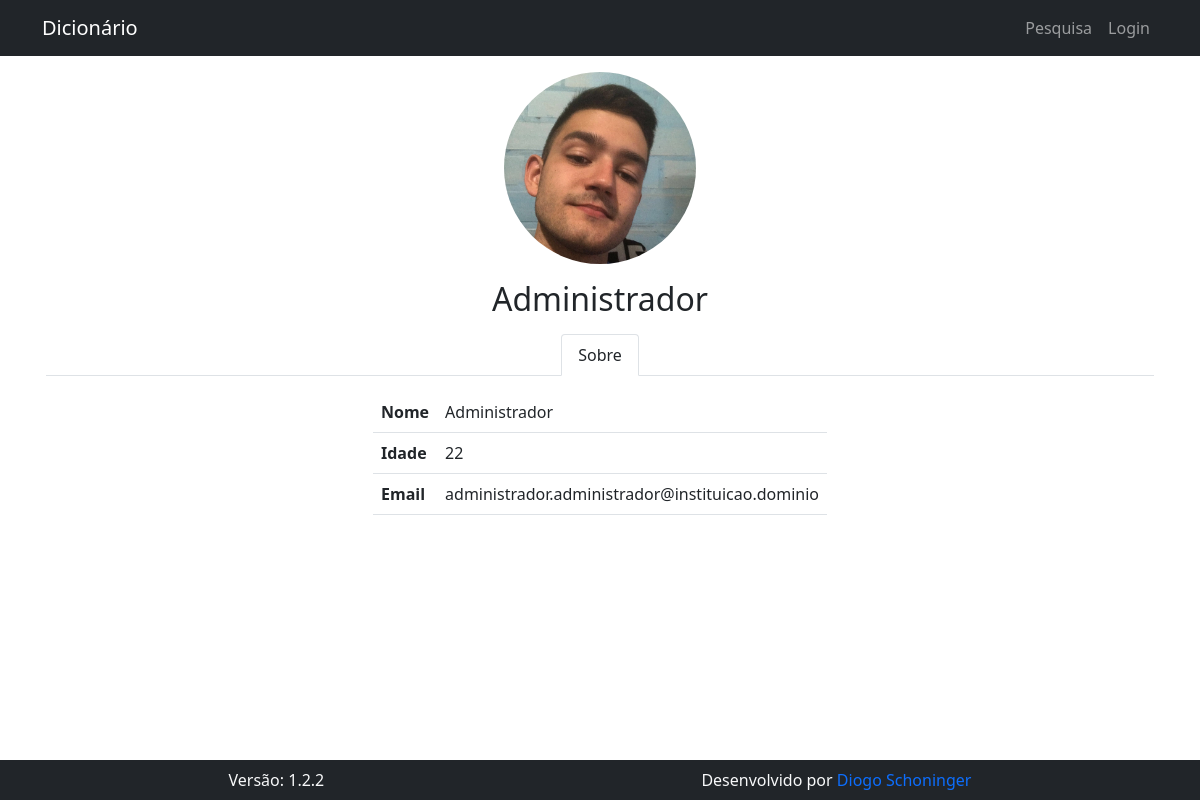
The app's page /pages/user/perfil.php?id_usuario=1, older data.
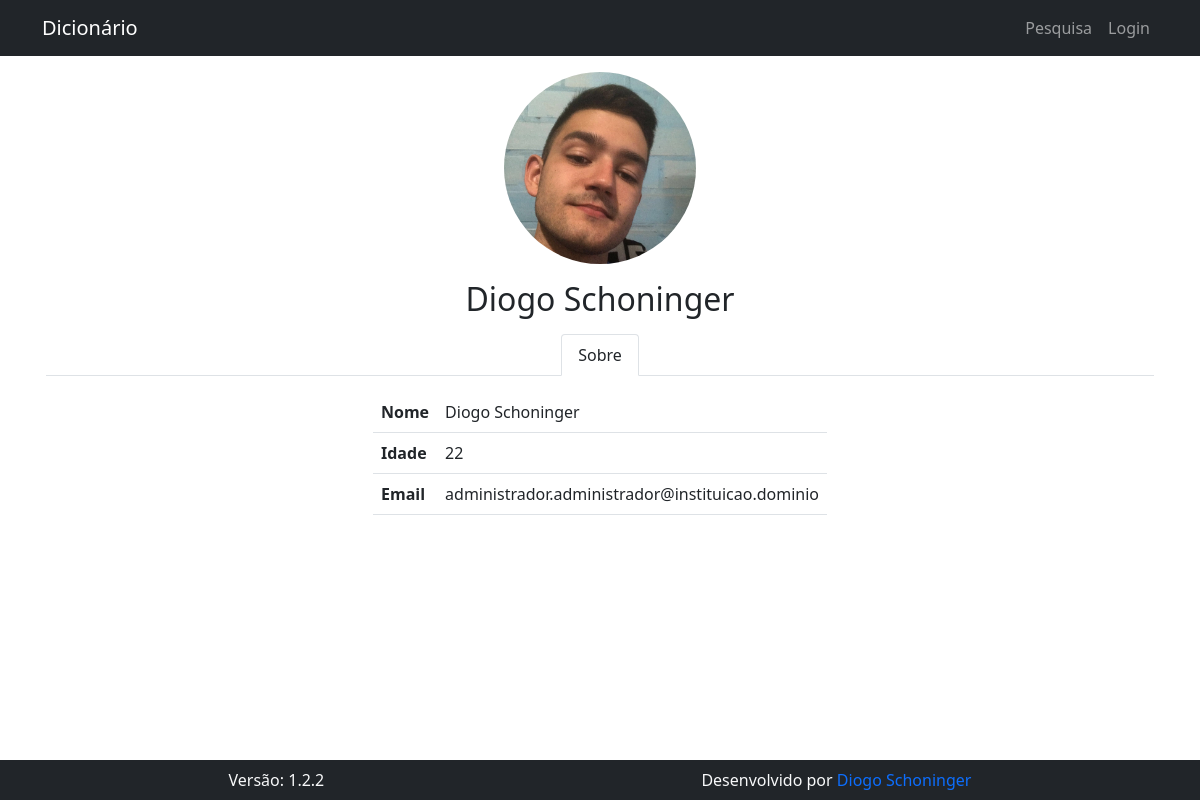
The same page, newer data.
### tables this page shows
CREATE TABLE IF NOT EXISTS `usuario` (
  `id_usuario` int(11) NOT NULL AUTO_INCREMENT,
  `nome_usuario` text NOT NULL,
  `email` varchar(128) NOT NULL,
  `cpf` varchar(11) NOT NULL,
  `data_nasc` date NOT NULL,
  `senha` text NOT NULL,
  `nivel` int(1) NOT NULL,
  `primeiro_acesso` int(1) NOT NULL DEFAULT 1,
  `id_responsavel` int(1) NOT NULL,
  `foto` text DEFAULT NULL,
  PRIMARY KEY (`id_usuario`),
  UNIQUE KEY `email` (`email`),
  UNIQUE KEY `cpf` (`cpf`)
);

### config.php (called while the page is built, shortened)
<?php
  $url_atual = $_SERVER["REQUEST_URI"];
?>

### pages/user/perfil.php (the view, shortened to what this page needs)
<?php
  require_once "../../config.php";
  require_once TEMPLATE_HEADER;
?>
<?php
  if (!isset($_GET["id_usuario"])) {
    if (!isset($_SESSION["id_usuario"])) {
      header("Location: " . BASE_URL);
      exit();
    }
    $usuario["id_usuario"]   = $_SESSION["id_usuario"];
    $usuario["nome_usuario"] = $_SESSION["nome_usuario"];
    $usuario["data_nasc"]    = $_SESSION["data_nasc"];
    $usuario["email"]        = $_SESSION["email"];
    $usuario["foto"]         = $_SESSION["foto"];
    $usuario["nivel"]        = $_SESSION["nivel"];
    $config = true;
  } else {
    $conn = open_db();
    $id_usuario = mysqli_real_escape_string($conn, $_GET["id_usuario"]);
    $result = $conn->query("SELECT id_usuario, nome_usuario, data_nasc, email, foto, nivel FROM usuario WHERE id_usuario = $id_usuario");
    if ($result->num_rows !== 1) {
      header("Location: " . BASE_URL);
      exit();
    } else $usuario = $result->fetch_array();
  }
?>
<div class="row g-0 gap-3">
  <img class="row g-0 mx-auto rounded-circle" src="<?php echo BASE_URL; echo $usuario["foto"] ?? IMG_DEFAULT ?>" style="width: 12rem; height: 12rem; object-fit: cover">
  <h1 class="row g-0 justify-content-center fs-2 m-0"><?php echo $usuario["nome_usuario"] ?></h1>
</div>
<div class="row g-0 gap-3">
  <div class="nav nav-tabs justify-content-center" id="nav-tab" role="tablist">
    <button class="nav-link text-dark active" id="nav-tab-sobre" data-bs-toggle="tab" data-bs-target="#nav-sobre" type="button" role="tab" aria-controls="nav-sobre" aria-selected="false">Sobre</button>
  </div>
  <div class="tab-content col-auto mx-auto" id="nav-tabContent">
    <div class="tab-pane fade show active" id="nav-sobre" role="tabpanel" aria-labelledby="nav-tab-sobre">
      <table class="table m-0">
        <tr>
          <th>Nome</th>
          <td><?php echo $usuario["nome_usuario"] ?></td>
        </tr>
        <tr>
          <th>Idade</th>
          <?php
            $data = explode( "-", $usuario["data_nasc"] );
            $ano_nasc = $data[0];
            $ano_atual = date("Y");
            $usuario["idade"] = $ano_atual - $ano_nasc;
          ?>
          <td><?php echo $usuario["idade"] ?></td>
        </tr>
        <tr>
          <th>Email</th>
          <td class="text-break"><?php echo $usuario["email"] ?></td>
        </tr>
      </table>
    </div>
  </div>
</div>
<?php require_once TEMPLATE_FOOTER ?>

### src/templates/header.php (shortened to what this page needs)
<!DOCTYPE html>
<html lang="pt-br" class="h-100">
<head>
  <link href="<?php echo BASE_URL ?>src/bootstrap/bootstrap.min.css" rel="stylesheet"/>
</head>
<body class="d-flex flex-column h-100">
  <div class="navbar navbar-expand-lg navbar-dark bg-dark sticky-top">
    <div class="container">
      <a href="<?php echo BASE_URL ?>" class="navbar-brand">Dicionário</a>
      <div class="collapse navbar-collapse" id="navbarSupportedContent">
        <nav class="navbar-nav ms-auto">
          <a href="<?php echo BASE_URL ?>" class="nav-item nav-link <?php if ($url_atual == BASE_URL || $url_atual == (BASE_URL . "index.php")) echo "active" ?>"></i>Pesquisa</a>
          <?php if ( isset( $_SESSION["id_usuario"] ) ) : ?>
            <div class="nav-item dropdown">
              <a href="<?php echo BASE_URL ?>" class="nav-link dropdown-toggle p-1 gap-2 d-inline-flex align-items-center" id="dropdownUserSidebar" data-bs-toggle="dropdown" aria-expanded="false">
                <img src="<?php echo BASE_URL; echo $_SESSION["foto"] ?? IMG_DEFAULT ?>" style="width: 32px; height: 32px; object-fit: cover" class="rounded-circle"/>
                <?php
                  $nome_usuario = explode(" ", $_SESSION["nome_usuario"]);
                  $last_name = count($nome_usuario);
                ?>
                <span class="line-height-auto"><?php echo $nome_usuario[0] . " " . $nome_usuario[$last_name -1] ?></span>
              </a>
              <ul class="dropdown-menu dropdown-menu-dark text-small shadow" aria-labelledby="dropdownUserSidebar">
                <li><a class="dropdown-item" href="<?php echo BASE_URL ?>pages/user/perfil.php">Perfil</a></li>
                <li><hr class="dropdown-divider"></li>
                <li><a class="dropdown-item" href="<?php echo BASE_URL ?>pages/session/logout.php">Sair</a></li>
              </ul>
            </div>
          <?php else : ?>
            <a href="<?php echo BASE_URL ?>pages/session/login.php" class="nav-item nav-link <?php if ($url_atual == (BASE_URL . "pages/session/login.php")) echo "active" ?>">Login</a>
          <?php endif ?>
        </nav>
      </div>
    </div>
  </div>
  <div class="container p-3">
    <div class="row g-0 gap-3">

### src/templates/footer.php (shortened to what this page needs)
    </div>
  </div>
  <div class="navbar navbar-dark bg-dark mt-auto">
    <div class="container text-light d-flex justify-content-between gap-1">
      <div class="mx-auto">Versão: <?php echo VERSION ?></div>
      <div class="mx-auto">Desenvolvido por <a href="https://github.com/diogoschoninger" class="nav-link d-inline p-0" target="_blank">Diogo Schoninger</a></div>
    </div>
  </div>
</body>
</html>

Row changes from the older to the newer data that the page shows:
changed usuario "administrador.administrador@instituicao.dominio": nome_usuario "Administrador" → "Diogo Schoninger"
